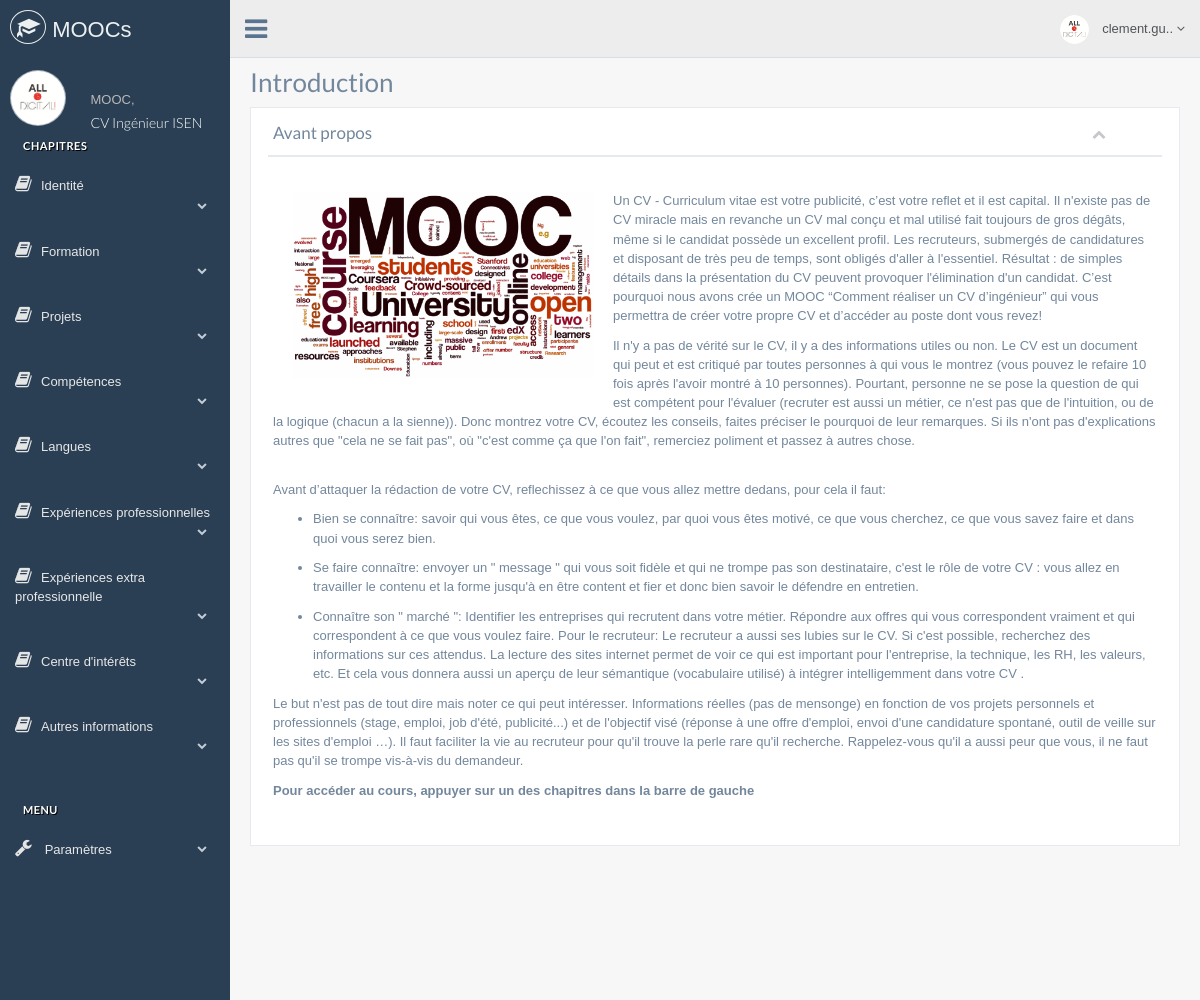
The page /app/modules/mooc.php?idM=1&insert=1 (signed in) on the database its author committed.
### tables this page shows
CREATE TABLE IF NOT EXISTS `mooc` (
  `id_mooc` int(11) NOT NULL AUTO_INCREMENT,
  `nom_mooc` varchar(100) DEFAULT NULL,
  `matiere` varchar(100) DEFAULT NULL,
  `description` varchar(8000) DEFAULT NULL,
  `prerequis` varchar(100) DEFAULT NULL,
  `duree` int(11) DEFAULT NULL,
  `note` int(11) DEFAULT NULL,
  `nb_chap` int(11) DEFAULT NULL,
  `linkyoutube` varchar(200) NOT NULL,
  PRIMARY KEY (`id_mooc`)
);

CREATE TABLE IF NOT EXISTS `chapitre` (
  `id_chapitre` int(11) NOT NULL AUTO_INCREMENT,
  `numero` int(11) NOT NULL,
  `titre` varchar(100) DEFAULT NULL,
  `partie` varchar(8000) DEFAULT NULL,
  `id_mooc` int(11) DEFAULT NULL,
  PRIMARY KEY (`id_chapitre`),
  KEY `FK_chapitre_id_mooc` (`id_mooc`)
);

### app/includes/requeteMooc.php (the view, shortened to what this page needs)
<?php
	function titreMooc($idMooc,$bdd)
	{
		$selectChap = $bdd->prepare("SELECT * FROM mooc");
		$selectChap->execute();
		$lignesChap = $selectChap->fetchAll();
		echo'<h2><a style="text-decoration:none; color:white;" href="../../app/modules/mooc.php?idM='.$idMooc.'">'.$lignesChap[$idMooc-1]["nom_mooc"].'</a></h2>';
	}
	function chapitresplusSousPartie($idMooc,$bdd)
	{
		$stringAvancement='';
		if ((isset($_SESSION['login'])) && (!empty($_SESSION['login']))){
			$user=$_SESSION['id_user'];
			try {
		        $select = $bdd->prepare("SELECT * FROM suivre WHERE id_user = '$user' AND id_mooc = '$idMooc'");
		        $select->execute();
		        $lignes = $select->fetchAll();
		         $stringAvancement = $lignes[0]["avancement"];
		    } catch (Exception $e) {
		        echo $e->errorMessage();
		        echo "->erreur<br>";
		    }
		}
		try{
			$selectChap = $bdd->prepare("SELECT * FROM chapitre WHERE id_mooc = $idMooc");
			$selectChap->execute();
			$lignesChap = $selectChap->fetchAll();
			if(sizeof($lignesChap) == 0){
				echo 'Aucun chapitre présent';
			}
			else
			{
				for($i = 0; $i<sizeof($lignesChap); $i++)
				{
					$id_chap_tiret = '-'.($i+1);
					if (strpos($stringAvancement, $id_chap_tiret) !== false) {
						echo '<li><a style=""  ><i class="fa fa-check-circle"></i>'.$lignesChap[$i]["titre"].'<br><span class="fa fa-chevron-down"></span><br></a>';
						$partie = $lignesChap[$i]["partie"];
						$tabPartie = array();
						$tabPartie = preg_split('[-]', $partie);
							 echo' <ul class="nav child_menu" style="display: none">';
									for($ipart = 0; $ipart < sizeof($tabPartie) ; $ipart++)
									{
										echo '<li><a href="../../app/modules/mooc.php?idM='.$idMooc.'&amp;idC='.$lignesChap[$i]["id_chapitre"].
											'&amp;numC='.$lignesChap[$i]["numero"].'"">'.$tabPartie[$ipart].'</a></li>';
									}
							echo'</ul></li>';
					}else{
						echo '<li><a><i class="fa fa-book"></i>'.$lignesChap[$i]["titre"].'<br><span class="fa fa-chevron-down"></span><br></a>';
							 echo' <ul class="nav child_menu" style="display: none">';
							echo'</ul></li>';
					}
				}
			}
		}
		catch (Exception $e) {
			echo $e->errorMessage();
  			echo "->erreur chapitresplusSousPartie()";
		}
	}
?>

### app/modules/mooc.php (shortened to what this page needs)
<?php
  include '../includes/connect.inc.php';
  include '../includes/requeteMooc.php';
  if(isset($_GET['idM'])) {
    $idMooc = $_GET['idM'];
  }else{
    $valid = 0;
    echo'erreur';
  }
?>
<!DOCTYPE html>
<html lang="fr">
<head>
  <link href="../assets/css/bootstrap.min.css" rel="stylesheet">
  <link href="../assets/fonts/css/font-awesome.min.css" rel="stylesheet">
  <link href="../assets/css/animate.min.css" rel="stylesheet">
  <link href="../assets/css/custom.css" rel="stylesheet">
  <link href="../assets/css/style.css" rel="stylesheet">
  <link href="../assets/css/icheck/flat/green.css" rel="stylesheet">
  <link href="../assets/css/floatexamples.css" rel="stylesheet">
  <link href="../assets/css/iframe-responsive.css" rel="stylesheet">
</head>
<body class="nav-md">
    <div class="container body">
    <div class="main_container ">
      <div class="col-md-3 left_col ">
        <div class="left_col mygrid-wrapper-div">
          <div class="navbar nav_title" style="border: 0;">
            <a href="../index.php" class="site_title"><i class="glyphicon glyphicon-education"></i> <span>MOOCs</span></a>
          </div>
          <div class="profile">
            <div class="profile_pic">
              <img src="../assets/images/user.png" style="margin: 10px;" alt="..." class="img-circle profile_img">
            </div>
            <div class="profile_info">
              <span>MOOC,</span>
              <?php
                titreMooc($idMooc,$bdd);
              ?>
            </div>
          </div>
          <div id="sidebar-menu" class="main_menu_side hidden-print main_menu ">
            <div class="menu_section ">
              <h3>Chapitres</h3>
              <ul class="nav side-menu ">
                <?php
                if (isset($_GET['idM'])) {
                  $idMooc = $_GET['idM'];
                  chapitresplusSousPartie($idMooc,$bdd);
                }else{
                  $valid = 0;
                  echo'erreur';
                }
                ?>
            </div>
            <div class="menu_section">
              <h3>Menu</h3>
              <ul class="nav side-menu">
                <li><a><i class="fa fa-wrench"></i> Paramètres<span class="fa fa-chevron-down"></span></a>
                </li>
              </ul>
            </div>
          </div>
        </div>
      </div>
            <div class="top_nav">
                <div class="nav_menu">
                    <nav class="" role="navigation">
                        <div class="nav toggle">
                            <a id="menu_toggle"><i class="fa fa-bars"></i></a>
                        </div>
                        <ul class="nav navbar-nav navbar-right">
              <li class="">
                <?php
                if ((isset($_SESSION['email'])) && (!empty($_SESSION['email']))){
                ?>
                <a href="javascript:;" class="user-profile dropdown-toggle" data-toggle="dropdown" aria-expanded="false">
                  <?php
                    if ((isset($_SESSION['avatar'])) && (!empty($_SESSION['avatar']))){
                      $avatar=$_SESSION['avatar'];
                      $str = str_replace('../', '', $avatar);
                      echo '<img src="../'.$str.'" alt="">';
                    }else{
                      echo '<img src="../assets/images/user.png" alt="">';
                    }
                  ?>
                   <?php
                   $short_string=  $_SESSION['email'];
                   echo substr($short_string, 0, 10)."..";
                   ?>
                  <span class=" fa fa-angle-down"></span>
                </a>
                <?php
                }else{
                  echo "<a href='not-connected/inscription.php' class='user-profile dropdown-toggle'>";
                  echo "<img src='../assets/images/loadpulseX60.gif' alt=''/>";
                  echo "<span class=' fa fa-angle-down'></span>";
                echo "</a>";
                }
                ?>
              </li>
                        </ul>
                    </nav>
                </div>
            </div>
            <div class="right_col" role="main">
                <?php
                if(isset($_GET['idC']) && isset($_GET['idM'])) {
                   $idChap = $_GET['idC'];
                   $idMooc = $_GET['idM'];
                   $numChap = $_GET['numC'];
                   include '../mooc/mooc'.$idMooc.'/chapitres/chapitre'.$numChap.'.php';
               }
               else if(isset($_GET['idM'])){
                   $idMooc = $_GET['idM'];
                   echo'<h3>Introduction</h3>';
                   include '../mooc/mooc'.$idMooc.'/chapitres/chapitre0.php';
               }
        ?>
            </div>
        </div>
    </div>
    <div id="custom_notifications" class="custom-notifications dsp_none">
        <div class="clearfix"></div>
    </div>
</body>
</html>

### app/mooc/mooc1/chapitres/chapitre0.php (shortened to what this page needs)
<div class="row">
	<div class="col-md-12 col-sm-12 col-xs-12">
		<div class="x_panel">
			<div class="x_title">
				<h2>Avant propos</h2>
				<ul class="nav navbar-right panel_toolbox">
					<li><a class="collapse-link"><i class="fa fa-chevron-up"></i></a>
					</li>
				</ul>
				<div class="clearfix"></div>
			</div>
			<div class="x_content">
				<img class="img left" src="../mooc/mooc1/chapitres/images/mooc.png" style="margin: 20px;" width="300px" alt="">
  					&nbsp<br>
					<p dir="ltr">
					    Un CV - Curriculum vitae est votre publicité, c’est votre reflet et il
					    est capital. Il n'existe pas de CV miracle mais en revanche un CV mal conçu et mal utilisé fait toujours de gros dégâts, même si le candidat possède un
					    excellent profil. Les recruteurs, submergés de candidatures et disposant de très peu de temps, sont obligés d'aller à l'essentiel. Résultat : de simples
					    détails dans la présentation du CV peuvent provoquer l'élimination d'un candidat. C’est pourquoi nous avons crée un MOOC “Comment réaliser un CV
					    d’ingénieur” qui vous permettra de créer votre propre CV et d’accéder au poste dont vous revez!
					</p>
					<p dir="ltr">
					    Il n'y a pas de vérité sur le CV, il y a des informations utiles ou non. Le CV est un document qui peut et est critiqué par toutes personnes à qui vous le
					    montrez (vous pouvez le refaire 10 fois après l'avoir montré à 10 personnes). Pourtant, personne ne se pose la question de qui est compétent pour l'évaluer
					    (recruter est aussi un métier, ce n'est pas que de l'intuition, ou de la logique (chacun a la sienne)). Donc montrez votre CV, écoutez les conseils, faites
					    préciser le pourquoi de leur remarques. Si ils n'ont pas d'explications autres que "cela ne se fait pas", où "c'est comme ça que l'on fait", remerciez
					    poliment et passez à autres chose.
					</p>
					<br/>
					<p dir="ltr">
					    Avant d’attaquer la rédaction de votre CV, reflechissez à ce que vous allez mettre dedans, pour cela il faut:
					</p>
					<ul>
					    <li dir="ltr">
					        <p dir="ltr">
					            Bien se connaître: savoir qui vous êtes, ce que vous voulez, par quoi vous êtes motivé, ce que vous cherchez, ce que vous savez faire et dans quoi
					            vous serez bien.
					        </p>
					    </li>
					    <li dir="ltr">
					        <p dir="ltr">
					            Se faire connaître: envoyer un " message " qui vous soit fidèle et qui ne trompe pas son destinataire, c'est le rôle de votre CV : vous allez en
					            travailler le contenu et la forme jusqu'à en être content et fier et donc bien savoir le défendre en entretien.
					        </p>
					    </li>
					    <li dir="ltr">
					        <p dir="ltr">
					            Connaître son " marché ": Identifier les entreprises qui recrutent dans votre métier. Répondre aux offres qui vous correspondent vraiment et qui
					            correspondent à ce que vous voulez faire. Pour le recruteur: Le recruteur a aussi ses lubies sur le CV. Si c'est possible, recherchez des
					            informations sur ces attendus. La lecture des sites internet permet de voir ce qui est important pour l'entreprise, la technique, les RH, les
					            valeurs, etc. Et cela vous donnera aussi un aperçu de leur sémantique (vocabulaire utilisé) à intégrer intelligemment dans votre CV .
					        </p>
					    </li>
					</ul>
					<p dir="ltr">
					    Le but n'est pas de tout dire mais noter ce qui peut intéresser. Informations réelles (pas de mensonge) en fonction de vos projets personnels et
					    professionnels (stage, emploi, job d'été, publicité...) et de l'objectif visé (réponse à une offre d'emploi, envoi d'une candidature spontané, outil de
					    veille sur les sites d'emploi …). Il faut faciliter la vie au recruteur pour qu'il trouve la perle rare qu'il recherche. Rappelez-vous qu'il a aussi peur
					    que vous, il ne faut pas qu'il se trompe vis-à-vis du demandeur.
					</p>
					<p dir="ltr">
					<b>Pour accéder au cours, appuyer sur un des chapitres dans la barre de gauche</b>
					</p>
					<div>
					    <br/>
					</div>
			</div>
		</div>
	</div>
</div>

### app/assets/css/style.css (style rules this page uses)
.mygrid-wrapper-div { overflow-x: scroll; overflow-x: hidden; }
body { font-family:sans-serif; }

### rows shown on the page
mooc: nom_mooc "CV Ingénieur ISEN"
chapitre: titre "Identité"
chapitre: titre "Formation"
chapitre: titre "Projets"
chapitre: titre "Compétences"
chapitre: titre "Langues"
chapitre: titre "Expériences professionnelles"
chapitre: titre "Expériences extra professionnelle"
chapitre: titre "Centre d'intérêts"
chapitre: titre "Autres informations"

### other values the page prints
substr($short_string, 0, 10) "clement.gu"
